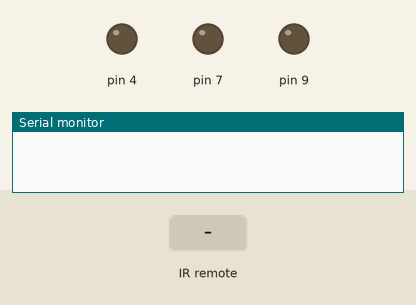
Bench run of a sketch on a simulated Arduino Uno, built with avr-gcc and run on an emulated ATmega328P. Shown: output pins drawn as LEDs (lit = HIGH), the last lines printed to the serial monitor. The test bench sets the inputs (shaded band).

Above: at 1.2 s.
1.3 s: infrared code 0x18A4 received
At 1.7 s:
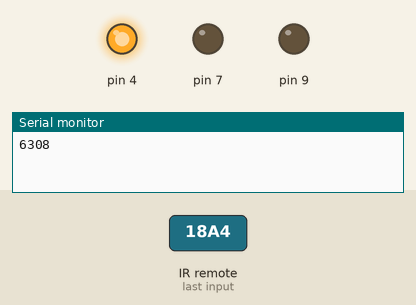
3.3 s: infrared code 0x18A2 received
At 3.7 s:
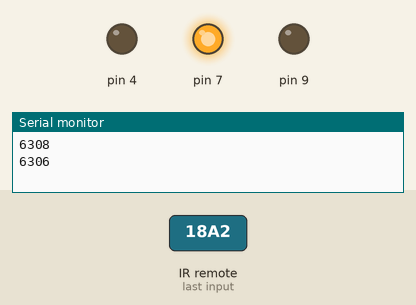
5.3 s: infrared code 0x18A7 received
At 5.7 s:
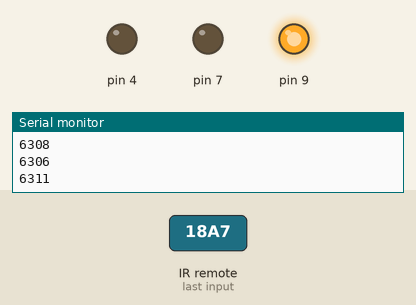
Timing chart, 0 to 8.3 s (numbered marks = the images above; inputs shaded):
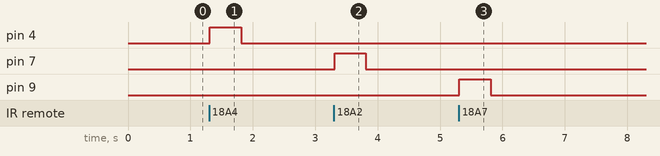

Measured:
- after the input at 1.3 s, pin 4: LOW → HIGH at once, → LOW 0.50 s later
- after the input at 3.3 s, pin 7: LOW → HIGH at once, → LOW 0.50 s later
- after the input at 5.3 s, pin 9: LOW → HIGH at once, → LOW 0.50 s later

The sketch:

d2hremoteledglower.ino
```cpp
#include <IRremote.h>

int IRpin = 12;
IRrecv irrecv(IRpin);
decode_results results;


void setup()
{
  Serial.begin(9600);
  irrecv.enableIRIn();

  pinMode(7,OUTPUT);

  pinMode(4,OUTPUT);
  pinMode(9,OUTPUT);

  // Start the receiver
}
void loop()

{
  if (irrecv.decode(&results)) // decode the IR signal from remote
    {
     Serial.println(results.value); // Print the Serial 'results.value'
      delay(10);

     irrecv.resume();

     // in my videocon remote, there are two IR signals for each button so i need to decode the radiation and check the both IR signal
     // already decoded my button IR radiation and checking the conditions that they are true or not. If true then Led glows for the particular button
     if ((results.value==6308) || (results.value==2212)) // for Button 1
     {
      ab();
     }
     if ((results.value==6306) || (results.value==2210)) // for Button 2
     {
      aa();
     }
     if ((results.value==6311) || (results.value==2215)) //for Button 3
     {
      ac();
     }

     // Receive the next value
    }
}
// with these function, the led glows only when TSOP1838b recieves correct IR signal that is in condtional statements.
void aa() // When Button 2 pressed LED on 7th pin glows
{
  digitalWrite(7,HIGH);
     delay(500);
     digitalWrite(7,LOW);
}
void ac() // When Button 3 pressed LED on 9th pin glows
{
  digitalWrite(9,HIGH);
     delay(500);
     digitalWrite(9,LOW);
}
void ab() // When Button 1 pressed LED on 4th pin glows
{
   digitalWrite(4,HIGH);
     delay(500);
     digitalWrite(4,LOW);

}
```
